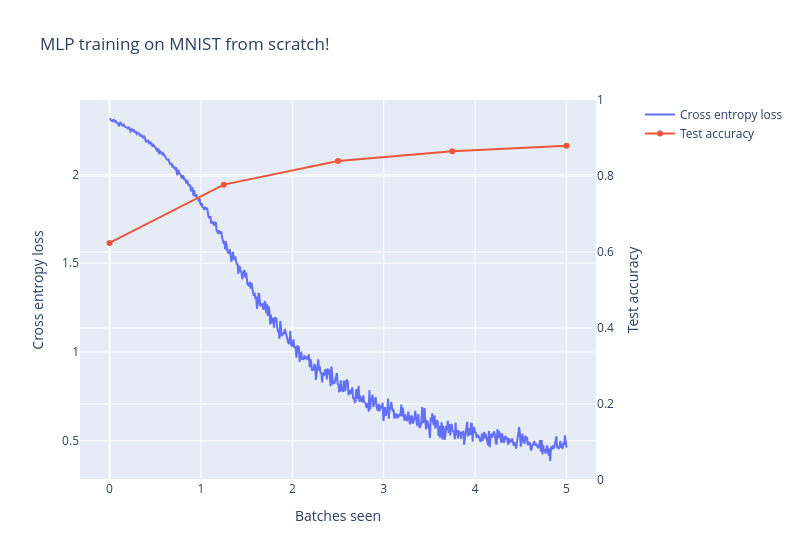

This figure's notebook cell:
### Code cell
def train(
    model: MLP,
    train_loader: DataLoader,
    optimizer: SGD,
    epoch: int,
    train_loss_list: list | None = None,
):
    print(f"Epoch: {epoch}")
    progress_bar = tqdm(train_loader)
    for data, target in progress_bar:
        data, target = Tensor(data.numpy()), Tensor(target.numpy())
        optimizer.zero_grad()
        output = model(data)
        loss = cross_entropy(output, target).sum() / len(output)
        loss.backward()
        progress_bar.set_description(f"Train set: Avg loss: {loss.item():.3f}")
        optimizer.step()
        if train_loss_list is not None:
            train_loss_list.append(loss.item())


def test(model: MLP, test_loader: DataLoader, test_accuracy_list: list | None = None):
    test_loss = 0
    test_accuracy = 0
    with NoGrad():
        for data, target in test_loader:
            data, target = Tensor(data.numpy()), Tensor(target.numpy())
            output: Tensor = model(data)
            test_loss += cross_entropy(output, target).sum().item()
            pred = output.argmax(dim=1, keepdim=True)
            test_accuracy += (pred == target.reshape(pred.shape)).sum().item()
    n_data = len(test_loader.dataset)
    test_loss /= n_data
    print(f"Test set:  Avg loss: {test_loss:.3f}, Accuracy: {test_accuracy}/{n_data} ({test_accuracy / n_data:.1%})")
    if test_accuracy_list is not None:
        test_accuracy_list.append(test_accuracy / n_data)


num_epochs = 5
model = MLP()
start = time.time()
train_loss_list = []
test_accuracy_list = []
optimizer = SGD(model.parameters(), 0.01)
for epoch in range(num_epochs):
    train(model, train_loader, optimizer, epoch, train_loss_list)
    test(model, test_loader, test_accuracy_list)

print(f"\nCompleted in {time.time() - start: .2f}s")

line(
    [train_loss_list, test_accuracy_list],
    x_max=num_epochs,
    yaxis2_range=[0, 1],
    use_secondary_yaxis=True,
    labels={"x": "Batches seen", "y1": "Cross entropy loss", "y2": "Test accuracy"},
    title="MLP training on MNIST from scratch!",
    width=800,
)

### Figure 1 — Plotly figure (JSON) as saved in the notebook; plotly's stock layout.template omitted (floating-point values rounded to 4 significant figures; data arrays with more than 128 entries replaced by an {"elided": "..."} marker saying what was removed)
{"data": [{"name": "Cross entropy loss", "type": "scatter", "x": {"elided": "590 float values"}, "xaxis": "x", "y": {"elided": "590 float values"}, "yaxis": "y"}, {"name": "Test accuracy", "type": "scatter", "x": [0.0, 1.25, 2.5, 3.75, 5.0], "xaxis": "x", "y": [0.6239, 0.7773, 0.8394, 0.865, 0.8794], "yaxis": "y2"}], "layout": {"hovermode": "x unified", "title": {"text": "MLP training on MNIST from scratch!"}, "width": 800, "xaxis": {"anchor": "y", "domain": [0, 0.94], "title": {"text": "Batches seen"}}, "yaxis": {"anchor": "x", "domain": [0, 1], "title": {"text": "Cross entropy loss"}}, "yaxis2": {"anchor": "x", "overlaying": "y", "range": [0, 1], "side": "right", "title": {"text": "Test accuracy"}}}}
